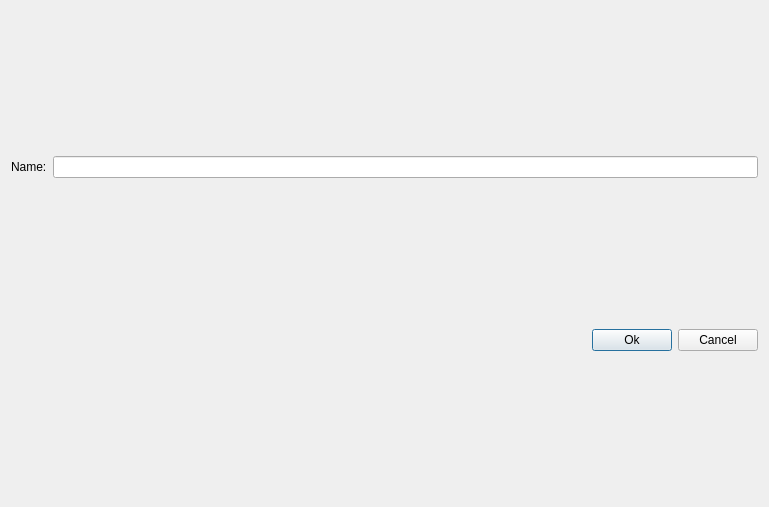
<?xml version="1.0" encoding="UTF-8"?>
<ui version="4.0">
 <class>Dialog</class>
 <widget class="QDialog" name="Dialog">
  <property name="geometry">
   <rect>
    <x>0</x>
    <y>0</y>
    <width>769</width>
    <height>507</height>
   </rect>
  </property>
  <property name="windowTitle">
   <string>Dialog</string>
  </property>
  <layout class="QHBoxLayout" name="horizontalLayout_3">
   <item>
    <layout class="QVBoxLayout" name="verticalLayout">
     <item>
      <layout class="QHBoxLayout" name="horizontalLayout">
       <item>
        <widget class="QLabel" name="label">
         <property name="text">
          <string>Name:</string>
         </property>
         <property name="buddy">
          <cstring>lineEdit</cstring>
         </property>
        </widget>
       </item>
       <item>
        <widget class="QLineEdit" name="lineEdit"/>
       </item>
      </layout>
     </item>
     <item>
      <layout class="QHBoxLayout" name="horizontalLayout_2">
       <item>
        <spacer name="horizontalSpacer">
         <property name="orientation">
          <enum>Qt::Horizontal</enum>
         </property>
         <property name="sizeType">
          <enum>QSizePolicy::Expanding</enum>
         </property>
         <property name="sizeHint" stdset="0">
          <size>
           <width>40</width>
           <height>20</height>
          </size>
         </property>
        </spacer>
       </item>
       <item>
        <widget class="QPushButton" name="pushButton">
         <property name="text">
          <string>Ok</string>
         </property>
        </widget>
       </item>
       <item>
        <widget class="QPushButton" name="pushButton_2">
         <property name="text">
          <string>Cancel</string>
         </property>
        </widget>
       </item>
      </layout>
     </item>
    </layout>
   </item>
  </layout>
 </widget>
 <resources/>
 <connections>
  <connection>
   <sender>pushButton_2</sender>
   <signal>clicked()</signal>
   <receiver>Dialog</receiver>
   <slot>close()</slot>
   <hints>
    <hint type="sourcelabel">
     <x>579</x>
     <y>314</y>
    </hint>
    <hint type="destinationlabel">
     <x>602</x>
     <y>379</y>
    </hint>
   </hints>
  </connection>
  <connection>
   <sender>pushButton</sender>
   <signal>clicked()</signal>
   <receiver>Dialog</receiver>
   <slot>accept()</slot>
   <hints>
    <hint type="sourcelabel">
     <x>348</x>
     <y>324</y>
    </hint>
    <hint type="destinationlabel">
     <x>354</x>
     <y>393</y>
    </hint>
   </hints>
  </connection>
 </connections>
</ui>
